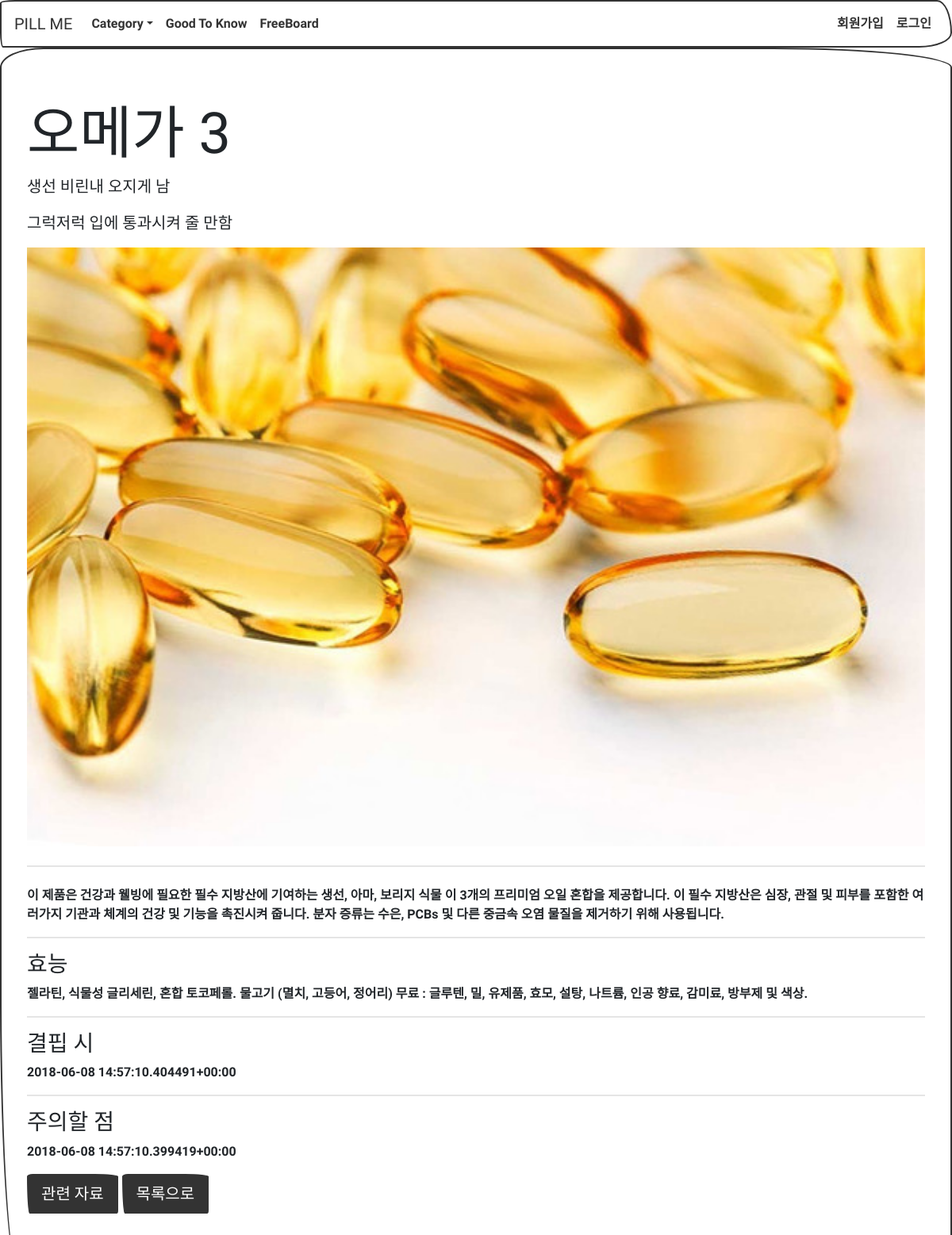
Page /pills/pill_detail/1/ on the committed database.
### pills/models.py (models this page shows, shortened)
class Pills(models.Model):
	name			= models.CharField(max_length=20, null=False)
	feature			= models.TextField(max_length=50, null=True)
	editor_said		= models.TextField(max_length=50, null=True)
	description		= models.TextField(max_length=2000)
	where_it_from	= models.TextField(max_length=2000)
	benefit			= models.TextField(max_length=2000)
	shortage		= models.TextField(max_length=2000)
	careful			= models.TextField(max_length=2000)
	category_body	= models.ManyToManyField(Categories_Body)
	category_gender	= models.ManyToManyField(Categories_Gender)
	image			= models.ImageField(upload_to='upload_images/pills/%Y/%m/%d')

### pills/views.py (the view)
# urls.py: url(r'^pill_detail/(?P<pk>\d+)/$', PillDetailView.as_view(), name='pill_detail'),
class PillDetailView(DetailView):
	model = Pills
	template_name = 'pills/pill_detail.html'

### pills/templates/pills/pill_detail.html
{% extends "base.html" %}
{% block content %}
<div class="jumbotron">
  <h1 class="display-3">{{ object.name }}</h1>
  <p class="lead">{{ object.feature }}</p>
  <p class="lead">{{ object.editor_said }}</p>
  <img style="height: 80%; width: 100%; display: block;" src="{{ pills.image.url }}">
  <hr class="my-4">
  <p>{{ object.description }}</p>
	<hr/>
	<h3>효능</h3>
	<p>{{ pills.benefit }}</p>
	<hr/>
	<h3>결핍 시</h3>
	<p>{{ pills.shortage }}</p>
	<hr/>
	<h3>주의할 점</h3>
	<p>{{ pills.careful }}</p>
  <p class="lead">
    <a class="btn btn-primary btn-lg" href="#" role="button">관련 자료</a>
    <a class="btn btn-primary btn-lg" href="#" role="button">목록으로</a>
  </p>
</div>
{% endblock %}

### rows in the picture
Pills: name "오메가 3", feature "생선 비린내 오지게 남", editor_said "그럭저럭 입에 통과시켜 줄 만함", image (picture), description "이 제품은 건강과 웰빙에 필요한 필수 지방산에 기여하는 생선, 아마, 보리지 식물 이 3개의 프리미엄 오일 혼합을 제공합니다. 이 필수 지방산은 심장, 관절 및 피부를 포함한 여러가지 기관과 체계의 건강 및 기능을 촉진시켜 줍니다. 분자 증류는 수은, PCBs 및 다른 중금속 오염 물질을 제거하기 위해 사용됩니다.", benefit "젤라틴, 식물성 글리세린, 혼합 토코페롤. 물고기 (멸치, 고등어, 정어리) 무료 : 글루텐, 밀, 유제품, 효모, 설탕, 나트륨, 인공 향료, 감미료, 방부제 및 색상.", shortage "2018-06-08 14:57:10.404491+00:00", careful "2018-06-08 14:57:10.399419+00:00"
